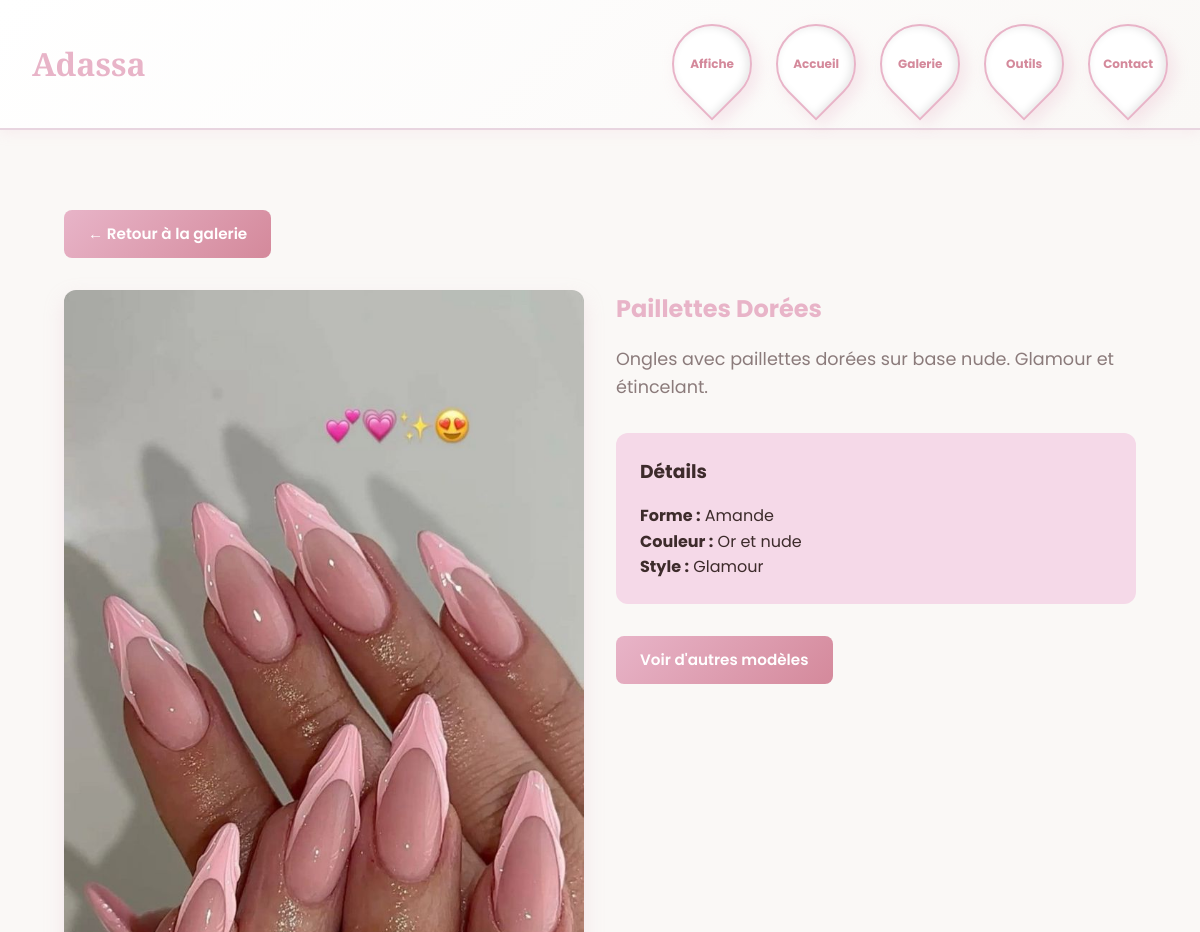
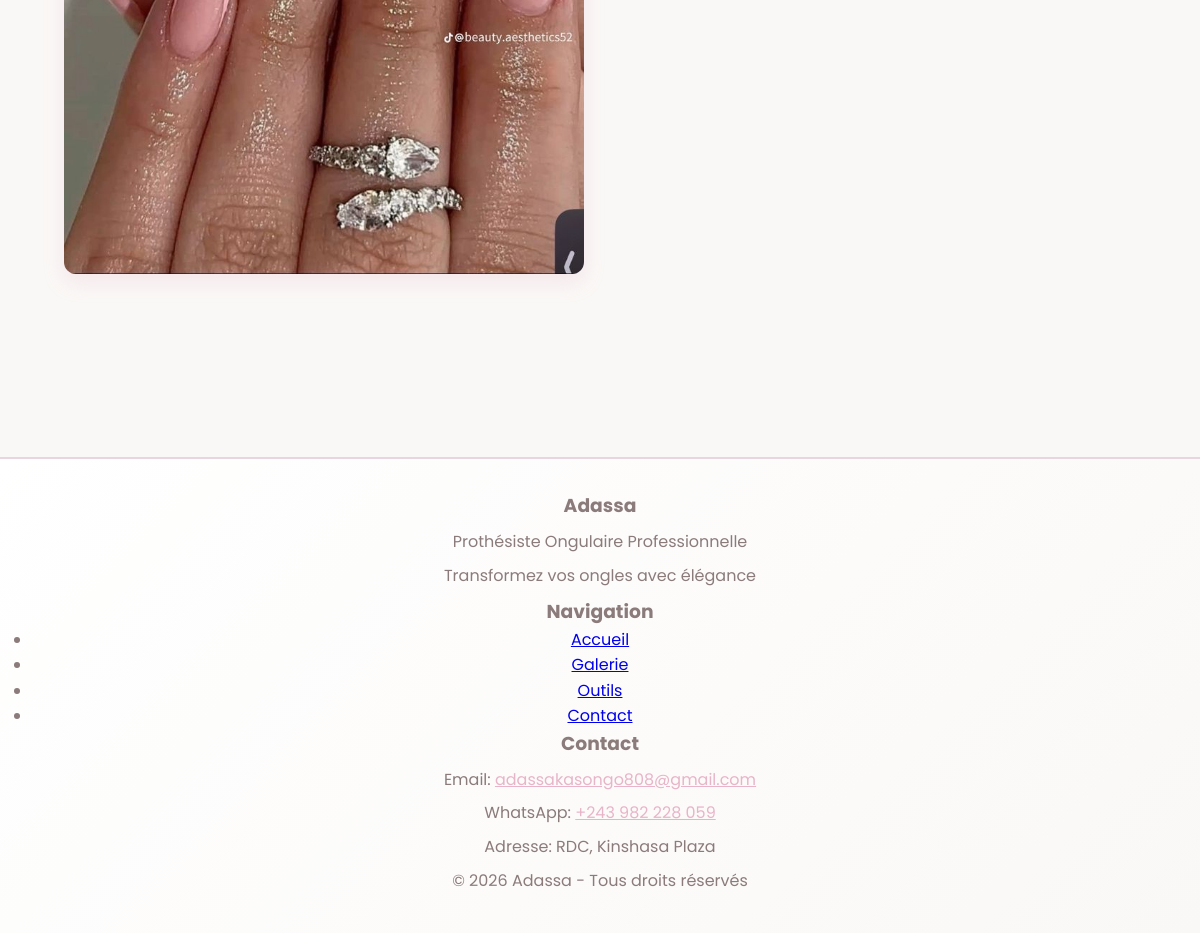
The app's page /detail.php?id=9 with its own data (2 pictures, top to bottom).
### tables this page shows
CREATE TABLE IF NOT EXISTS modeles (
    id INT AUTO_INCREMENT PRIMARY KEY,
    nom VARCHAR(100) NOT NULL,
    description TEXT NOT NULL,
    forme VARCHAR(50),
    couleur VARCHAR(100),
    style VARCHAR(50),
    image VARCHAR(255) NOT NULL,
    date_creation TIMESTAMP DEFAULT CURRENT_TIMESTAMP,
    date_modification TIMESTAMP DEFAULT CURRENT_TIMESTAMP ON UPDATE CURRENT_TIMESTAMP
);

### data_fallback.php (called while the page is built, shortened)
<?php
function getModeleById($id) {
    global $conn, $fallback_modeles;
    if ($conn) {
        $id = intval($id);
        $sql = "SELECT * FROM modeles WHERE id = $id";
        $result = $conn->query($sql);
        if ($result && $result->num_rows > 0) {
            return $result->fetch_assoc();
        }
    }
    return null;
}
?>

### detail.php (the view, shortened to what this page needs)
<?php
include 'header.php';
$id = isset($_GET['id']) ? intval($_GET['id']) : 0;
$modele = getModeleById($id);
?>
    <section class="section">
        <a href="galerie.php" class="btn" style="margin-bottom: 2rem;">← Retour à la galerie</a>
        <div style="display: grid; grid-template-columns: 1fr 1fr; gap: 2rem; align-items: start;">
            <div>
                <img src="<?php echo htmlspecialchars($modele['image']); ?>"
                     alt="<?php echo htmlspecialchars($modele['nom']); ?>"
                     style="width: 100%; border-radius: 12px; box-shadow: 0 8px 20px rgba(232, 180, 200, 0.25);">
            </div>
            <div>
                <h1 style="color: var(--color-primary); margin-bottom: 1rem;"><?php echo htmlspecialchars($modele['nom']); ?></h1>
                <p style="font-size: 1.1rem; color: var(--color-text-light); margin-bottom: 2rem;">
                    <?php echo htmlspecialchars($modele['description']); ?>
                </p>
                <div style="background: var(--color-primary-light); padding: 1.5rem; border-radius: 12px; margin-bottom: 2rem;">
                    <h3 style="margin-bottom: 1rem;">Détails</h3>
                    <p><strong>Forme :</strong> <?php echo htmlspecialchars($modele['forme'] ?? 'Non spécifiée'); ?></p>
                    <p><strong>Couleur :</strong> <?php echo htmlspecialchars($modele['couleur'] ?? 'Non spécifiée'); ?></p>
                    <p><strong>Style :</strong> <?php echo htmlspecialchars($modele['style'] ?? 'Non spécifié'); ?></p>
                </div>
                <a href="galerie.php" class="btn">Voir d'autres modèles</a>
            </div>
        </div>
    </section>
<?php
include 'footer.php';
?>

### style.css (style rules this page uses)
* { margin: 0; padding: 0; box-sizing: border-box; }
:root { --color-primary: #E8B4C8; --color-primary-light: #F5D9E8; --color-primary-dark: #D4899B; --color-background: #FAF8F6; --color-text: #3D2B2B; --color-text-light: #8B7B7B; --color-accent: #C4A5B8; --color-border: #E8D5E0; }
html, body { font-family: 'Poppins', sans-serif; color: var(--color-text); background-color: var(--color-background); line-height: 1.6; }
.section { margin-bottom: 3rem; padding: 2rem; border-radius: 12px; }
.btn { display: inline-block; padding: 0.75rem 1.5rem; background: linear-gradient(135deg, var(--color-primary) 0%, var(--color-primary-dark) 100%); color: white; text-decoration: none; border-radius: 8px; font-weight: 600; transition: all 0.3s ease; border: none; cursor: pointer; font-size: 0.95rem; }

### records on screen
modeles: image (picture), nom "Paillettes Dorées", description "Ongles avec paillettes dorées sur base nude. Glamour et étincelant.", forme "Amande", couleur "Or et nude", style "Glamour"
